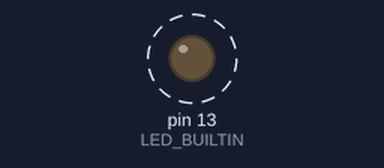
A sketch run on a simulated Arduino Uno, built with avr-gcc and run on an emulated ATmega328P. Parts: output pins drawn as LEDs (lit = HIGH). Dashed ring = blinking. What the sketch prints to the serial monitor is not drawn.

Above: at 0.15 s.
Timing chart, 0 to 3.0 s (numbered marks = the images above):
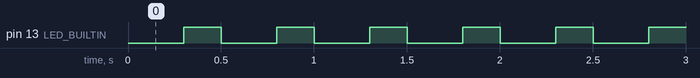

The sketch:

pir.ino
```cpp
#include <ArduinoJson.h>
int x = 0;
StaticJsonDocument<256> doc;
void setup() {
  Serial.begin(9600);
  Serial.println("Hola Gato...!");
  pinMode(LED_BUILTIN,OUTPUT );

  }

void loop() {
  Serial.print(++x, DEC);
  led();

 /* char json[] =
      "{\"sensor\":\"gps\",\"time\":++x,\"data\":[48.756080,2.302038]}";
  serializeJson(doc, json);
  Serial.print(json);*/
}
void led(){
  digitalWrite(LED_BUILTIN , LOW);
  delay(300);
  digitalWrite(LED_BUILTIN, HIGH);
  delay(200);
}
```

Measured:
- by itself, pin 13 (LED_BUILTIN): alternates HIGH for 0.20 s and LOW for 0.30 s
